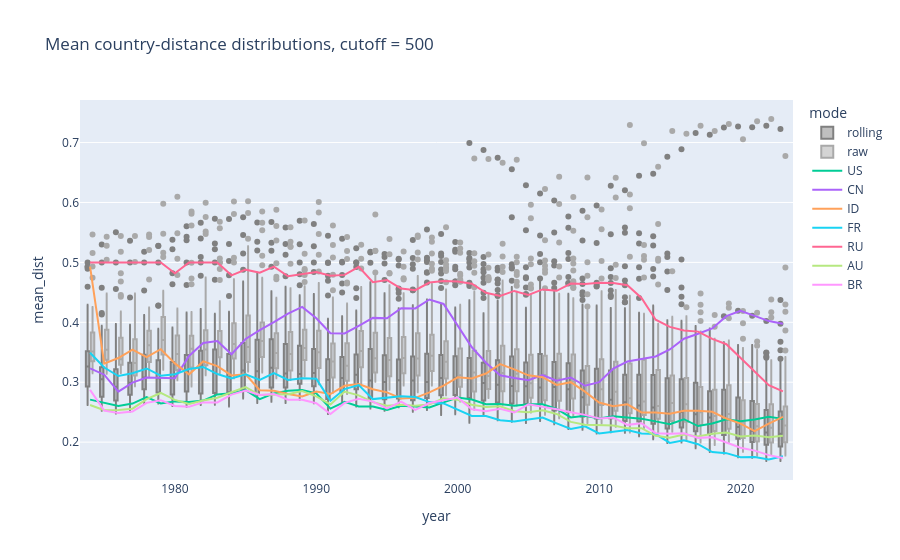

The cell this chart's notebook holds for it:
### Code cell
country_list = ["US", "CN", "ID", "FR", "RU", "AU", "BR"]

cutoff = 500

df_plot = pd.concat([df_dist_rolling_yearly.median(axis=1).to_frame("mean_dist").assign(mode="rolling"),
           df_dist_yearly.median(axis=1).to_frame("mean_dist").assign(mode="raw")], axis=0).merge(df_cutoff, left_index=True, right_index=True).reset_index()

fig = px.box(
    df_plot.query("cutoff_roll_"+str(cutoff)+" == 1"),
    x="year",
    y="mean_dist",
    color="mode",
    title=f"Mean country-distance distributions, cutoff = {cutoff}",
    hover_data=["country"],
    color_discrete_map={
        "rolling": "grey",
        "raw": "darkgrey"
    }
)
mode_rolling = "rolling"
for country in country_list:
    fig.add_scatter(
        x=df_plot.query("country == @country and mode == @mode_rolling and mean_dist > 0").year,
        y=df_plot.query("country == @country and mode == @mode_rolling and mean_dist > 0").mean_dist,
        mode="lines",
        name=country,
        # line=dict(width=3)
    )
fig.show()
